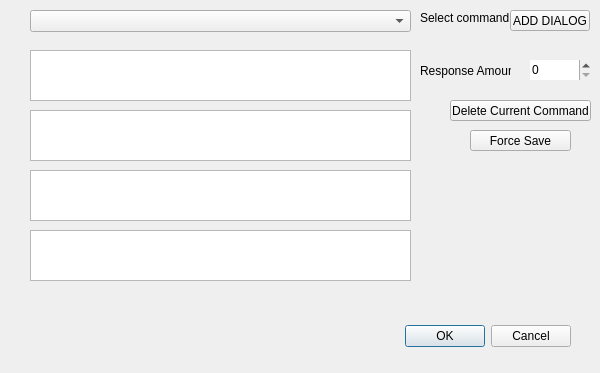
<?xml version="1.0" encoding="UTF-8"?>
<ui version="4.0">
 <class>CommandDialog</class>
 <widget class="QDialog" name="CommandDialog">
  <property name="geometry">
   <rect>
    <x>0</x>
    <y>0</y>
    <width>600</width>
    <height>373</height>
   </rect>
  </property>
  <property name="windowTitle">
   <string>Dialog</string>
  </property>
  <widget class="QDialogButtonBox" name="buttonBox">
   <property name="geometry">
    <rect>
     <x>230</x>
     <y>320</y>
     <width>341</width>
     <height>32</height>
    </rect>
   </property>
   <property name="orientation">
    <enum>Qt::Horizontal</enum>
   </property>
   <property name="standardButtons">
    <set>QDialogButtonBox::Cancel|QDialogButtonBox::Ok</set>
   </property>
  </widget>
  <widget class="QSpinBox" name="DialogOutputNum">
   <property name="geometry">
    <rect>
     <x>530</x>
     <y>60</y>
     <width>61</width>
     <height>20</height>
    </rect>
   </property>
   <property name="frame">
    <bool>false</bool>
   </property>
  </widget>
  <widget class="QTextEdit" name="responseEdit_1">
   <property name="geometry">
    <rect>
     <x>30</x>
     <y>50</y>
     <width>381</width>
     <height>51</height>
    </rect>
   </property>
  </widget>
  <widget class="QTextEdit" name="responseEdit_2">
   <property name="geometry">
    <rect>
     <x>30</x>
     <y>110</y>
     <width>381</width>
     <height>51</height>
    </rect>
   </property>
  </widget>
  <widget class="QTextEdit" name="responseEdit_3">
   <property name="geometry">
    <rect>
     <x>30</x>
     <y>170</y>
     <width>381</width>
     <height>51</height>
    </rect>
   </property>
  </widget>
  <widget class="QTextEdit" name="responseEdit_4">
   <property name="geometry">
    <rect>
     <x>30</x>
     <y>230</y>
     <width>381</width>
     <height>51</height>
    </rect>
   </property>
  </widget>
  <widget class="QLabel" name="label">
   <property name="geometry">
    <rect>
     <x>420</x>
     <y>60</y>
     <width>91</width>
     <height>21</height>
    </rect>
   </property>
   <property name="text">
    <string>Response Amount</string>
   </property>
  </widget>
  <widget class="QComboBox" name="commandSelect">
   <property name="geometry">
    <rect>
     <x>30</x>
     <y>10</y>
     <width>381</width>
     <height>22</height>
    </rect>
   </property>
  </widget>
  <widget class="QLabel" name="label_2">
   <property name="geometry">
    <rect>
     <x>420</x>
     <y>10</y>
     <width>131</width>
     <height>16</height>
    </rect>
   </property>
   <property name="text">
    <string>Select command</string>
   </property>
  </widget>
  <widget class="QPushButton" name="addDialog">
   <property name="geometry">
    <rect>
     <x>510</x>
     <y>10</y>
     <width>80</width>
     <height>21</height>
    </rect>
   </property>
   <property name="text">
    <string>ADD DIALOG</string>
   </property>
  </widget>
  <widget class="QPushButton" name="deleteButton">
   <property name="geometry">
    <rect>
     <x>450</x>
     <y>100</y>
     <width>141</width>
     <height>21</height>
    </rect>
   </property>
   <property name="text">
    <string>Delete Current Command</string>
   </property>
  </widget>
  <widget class="QPushButton" name="forceSave">
   <property name="geometry">
    <rect>
     <x>470</x>
     <y>130</y>
     <width>101</width>
     <height>21</height>
    </rect>
   </property>
   <property name="text">
    <string>Force Save</string>
   </property>
  </widget>
 </widget>
 <resources/>
 <connections>
  <connection>
   <sender>buttonBox</sender>
   <signal>accepted()</signal>
   <receiver>CommandDialog</receiver>
   <slot>accept()</slot>
   <hints>
    <hint type="sourcelabel">
     <x>248</x>
     <y>254</y>
    </hint>
    <hint type="destinationlabel">
     <x>157</x>
     <y>274</y>
    </hint>
   </hints>
  </connection>
  <connection>
   <sender>buttonBox</sender>
   <signal>rejected()</signal>
   <receiver>CommandDialog</receiver>
   <slot>reject()</slot>
   <hints>
    <hint type="sourcelabel">
     <x>316</x>
     <y>260</y>
    </hint>
    <hint type="destinationlabel">
     <x>286</x>
     <y>274</y>
    </hint>
   </hints>
  </connection>
 </connections>
</ui>
